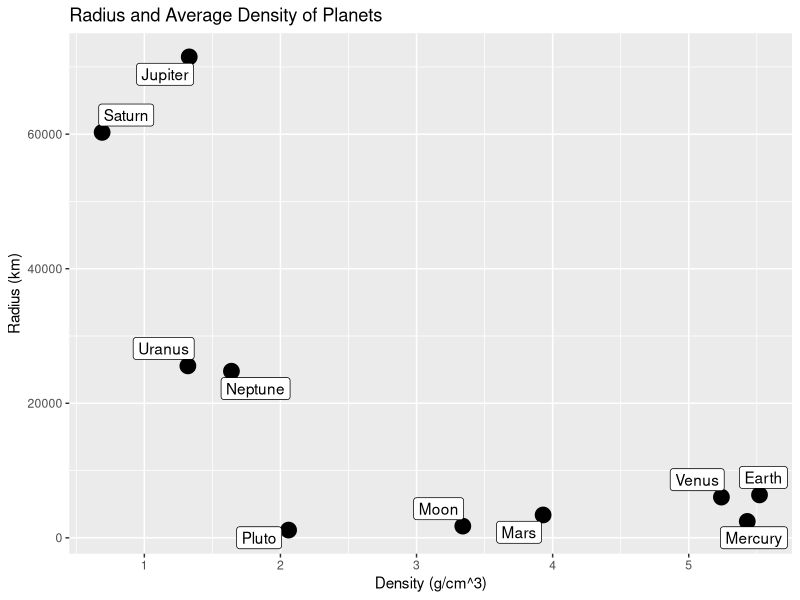
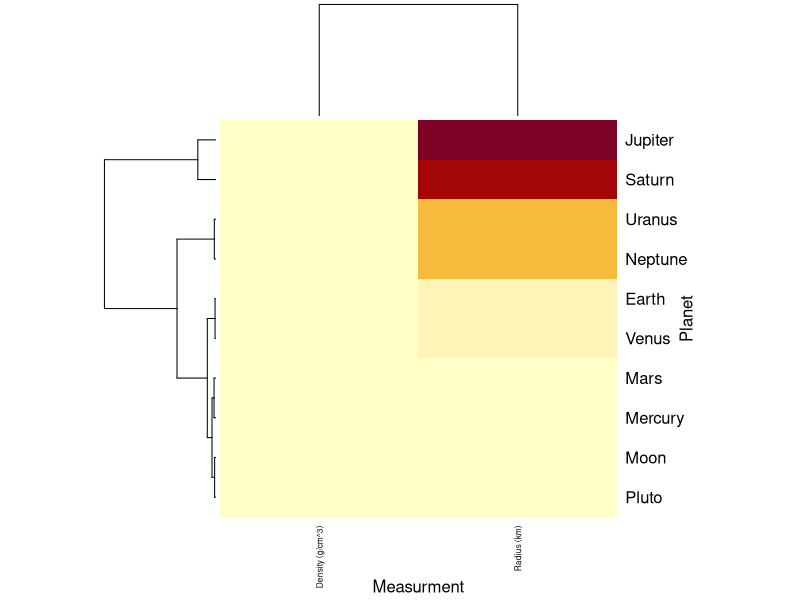
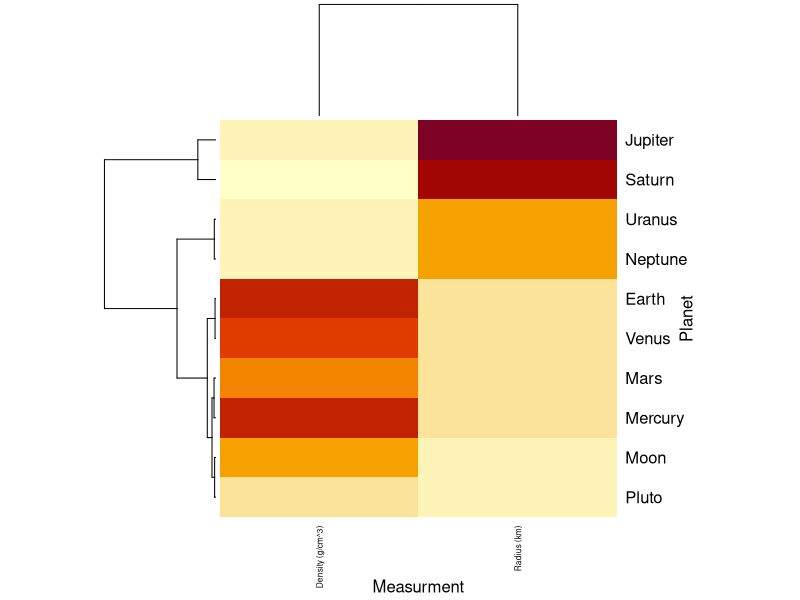
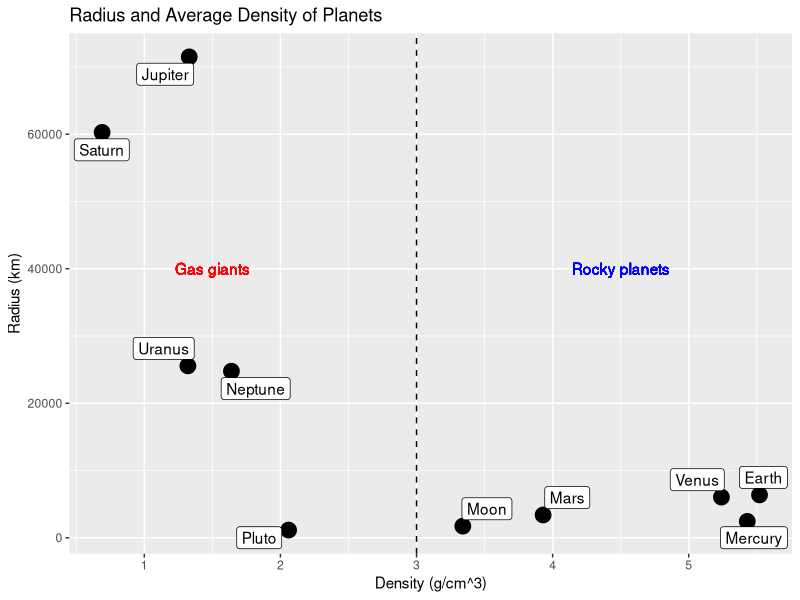
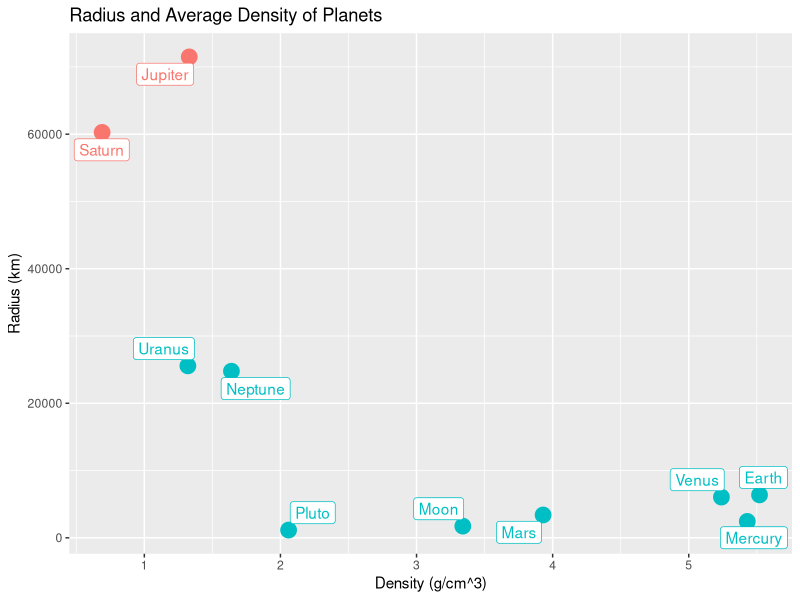
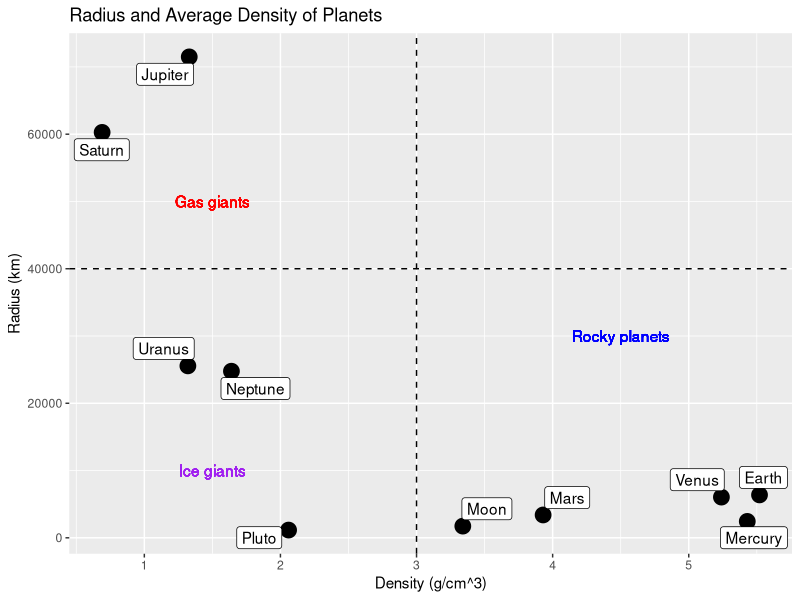
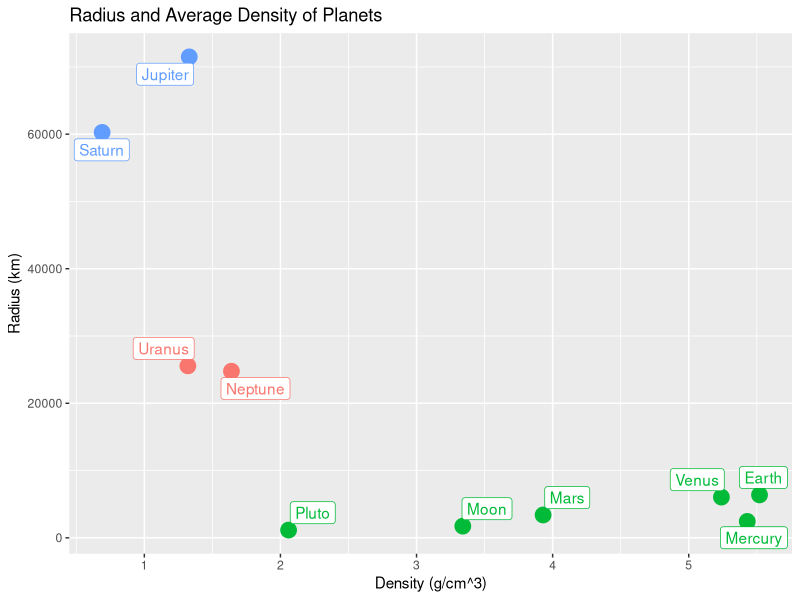
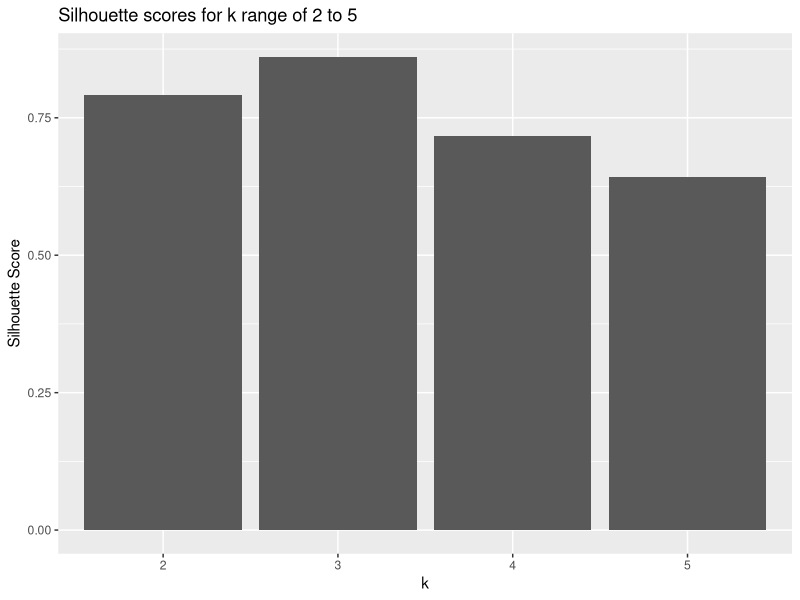

These figures' R source, in order:
## ---- chunk 1
knitr::opts_chunk$set(echo = TRUE)
## ---- chunk 2
# pkg_list = c('ggplot2', 'ggrepel', 'cluster', 'readxl') # define packages to install
# install.packages(pkg_list) # install packages
## ---- chunk 3
library(ggplot2) # a popular plotting library
library(ggrepel) # an extension on ggplot2 for 
library(cluster) # a utility for clustering techniques (e.g. silhouette function)
library(readxl) # a utility for reading excel files
## ---- chunk 4
planet_data = read.csv("planets.csv") # reading in the planet data
planet_data
colnames(planet_data) = c("name", "density","rad") # setting new, simpler column names
planet_plot = ggplot(planet_data, aes(x = density, y = rad, label = name)) +
  geom_point(size = 5) + geom_label_repel(aes(label = name)) + 
  ggtitle("Radius and Average Density of Planets") +
  xlab("Density (g/cm^3)") + ylab("Radius (km)")
planet_plot # visualizing data
## ---- chunk 5
# subset the data frame to only the numeric values
numeric_planet_data = as.matrix(planet_data[,c("density","rad")]) 

# visualize data after hierarchical clustering
heatmap(numeric_planet_data, Colv=F, scale='none',
        labCol = c("Density (g/cm^3)", "Radius (km)"),
        labRow = planet_data[,1],
        xlab = "Measurment", ylab = "Planet", cexCol = .6)
## ---- chunk 6
# standardize columns
heatmap(numeric_planet_data, Colv=F, scale = "col",
        labCol = c("Density (g/cm^3)", "Radius (km)"),
        labRow = planet_data[,1],
        xlab = "Measurment", ylab = "Planet",cexCol = .6)
## ---- chunk 7
a = c(2,8,1,6)
b = c(5,8,4,8)
## ---- chunk 8
vector_diff = a - b
square_diff = vector_diff^2
sum_square_diff = sum(square_diff)
euclid = sqrt(sum_square_diff)
euclid
## ---- chunk 9
euclid = norm(vector_diff, type = "2")
euclid
## ---- chunk 10
correlation_distance = 1 - cor(a,b)
correlation_distance
## ---- chunk 11
planet_plot + 
  geom_vline(xintercept=3, linetype="dashed", color = "black") +
  geom_text(label = "Gas giants", x = 1.5, y = 40000, color = "red") +
  geom_text(label = "Rocky planets", x = 4.5, y = 40000, color = "blue")
## ---- chunk 12
k_2_idents = kmeans(numeric_planet_data, centers = 2) # run k-means with k = 2
idents_2 = as.factor(k_2_idents[["cluster"]]) # convert output to categorical variable
planet_data$idents_2 = idents_2 # add clustering info to planet_data
ggplot(planet_data, aes(x = density, y = rad, label = name, color = idents_2)) +
  geom_point(size = 5) + geom_label_repel(aes(label = name)) + 
  ggtitle("Radius and Average Density of Planets") +
  xlab("Density (g/cm^3)") + ylab("Radius (km)") +
  theme(legend.position = "none")
## ---- chunk 13
planet_plot + 
  geom_vline(xintercept=3, linetype="dashed", color = "black") +
  geom_hline(yintercept = 40000, linetype="dashed", color = "black") +
  geom_text(label = "Gas giants", x = 1.5, y = 50000, color = "red") +
  geom_text(label = "Ice giants", x = 1.5, y = 10000, color = "purple") +
  geom_text(label = "Rocky planets", x = 4.5, y = 30000, color = "blue")
## ---- chunk 14
k_3_idents = kmeans(as.matrix(planet_data[,2:3]), centers = 3, nstart=25)
idents_3 = as.factor(k_3_idents[["cluster"]]) 
# add an additional column to planet_data with the clustering generated by kmeans
planet_data$idents_3 = idents_3 

ggplot(planet_data, aes(x = density, y = rad, label = name, color = idents_3)) +
  geom_point(size = 5) + geom_label_repel(aes(label = name)) + 
  ggtitle("Radius and Average Density of Planets") +
  xlab("Density (g/cm^3)")+
  ylab("Radius (km)") + 
  theme(legend.position = "none")
## ---- chunk 15
# define a function to determine the silhouette score
silhouette_score <- function(k_list, num_data) {
  unlist(lapply(k_list, function(k){
  # run kmeans for a given value of k
  k_means <- kmeans(num_data, centers = k, nstart=25) 
  # generate silhouette values for each cluster
  silhouette_out <- silhouette(k_means$cluster, dist(num_data)) 
  # convert the output of the silhouette function into a matrix
  sil_mat = matrix(silhouette_out,ncol = 3) 
  # subset the matrix to the silhouette scores
  sil_mat = sil_mat[,3] 
  # return the mean of slihouette values (silhouette score)
  return(mean(sil_mat)) 
  }))
}
## ---- chunk 16
k1 = 2; k2 = 5 # define k range of interst as [k1, k2]

# create a data frame with values of k and their associated silhouette scores
silhouette_df = data.frame(clusts = as.factor(k1:k2), 
                           score = silhouette_score(k1:k2, numeric_planet_data))

# visualize how the silhouette score changes with k
ggplot(silhouette_df, aes(x = clusts, y = score)) +
  geom_bar(stat = "identity") +
  ggtitle(sprintf("Silhouette scores for k range of %d to %d", k1, k2)) +
  xlab("k") + ylab("Silhouette Score") + 
  theme(legend.position = "none")
## ---- chunk 17
fram = read_excel("frmgham.xls") # reads data from an excel file
# create a list of columns to subset 
subset_vars = c('HOSPMI','TOTCHOL','SYSBP','DIABP','BMI','HEARTRTE','GLUCOSE','HDLC','LDLC') 
fram_health = fram[,subset_vars] # subset the object to the defined columns
head(fram_health) # display the first several rows of the subset data
## ---- chunk 18
rm_fram = apply(fram_health, MARGIN = 1, function(x){
  na_fram = is.na(x) # find a vector of all NA values in the row
  rm_row = any(na_fram) # find indices of rows containig NA values
  return(!rm_row) # indices of rows without NA values
})
fram_health = fram_health[rm_fram,] # subset to rows without NA values
fram_health = fram_health[1:50,] # subset to the first 50 rows
hospmi_vec = as.vector(fram_health$HOSPMI) # converts the HOSPMI column to a vector
heart_attack = factor(hospmi_vec); # converts HOSPMI into a categorical variable
levels(heart_attack) = c("No","Yes") # labels the categories
fram_health_data = fram_health[,2:ncol(fram_health)] # removes HOSPMI from the data frame
fram_health_data = as.matrix(fram_health_data) # converts the data frame to a matrix
head(fram_health_data) # display the first several rows of the matrix
## ---- chunk 19
heatmap(fram_health_data, Colv=F, scale = "col", labRow = heart_attack, 
        xlab = "Variable", ylab = "Patient", cexCol = .6)
## ---- chunk 20
cols.cor <- cor(fram_health_data, use = "pairwise.complete.obs",
                method = "pearson") # finds the pearson correlation between columns
rows.cor <- cor(t(fram_health_data), use = "pairwise.complete.obs",
                method = "pearson") # finds the pearson correlation between rows
hclust.col <- hclust(as.dist(1-cols.cor)) # hierarchical clustering on columns
hclust.row <- hclust(as.dist(1-rows.cor)) # hierarchical clustering on columns
heatmap(fram_health_data, scale = "col", labRow = heart_attack, 
        xlab = "Variable", ylab = "Patient",
        Colv = as.dendrogram(hclust.col), Rowv = as.dendrogram(hclust.row))
## ---- chunk 21
fram_chol = fram_health[,c('HOSPMI','TOTCHOL','LDLC')]
## ---- chunk 22
k1 = 2; k2 = 10 # define k range as [2, 10]

# calculate silhouette scores for k range of interest
silhouette_df = data.frame(clusts = as.factor(k1:k2), 
                           score = silhouette_score(k1:k2, fram_chol))
ggplot(silhouette_df, aes(x = clusts, y = score)) +
  geom_bar(stat = "identity") +
  ggtitle(sprintf("Silhouette scores for k = %d to %d", k1, k2)) +
  xlab("Cluster") + ylab("Score") + 
  theme(legend.position = "none")
## ---- chunk 23
fram_chol_sub = fram_chol[,c("TOTCHOL","LDLC")] # subset to cholesterol and LDLC
fram_chol_sub = as.matrix(fram_chol_sub) # convert to a numeric matrix
k_2_idents = kmeans(fram_chol_sub, centers = 2) # apply k-means with k = 2
df = data.frame(fram_chol, Clusters = as.factor(k_2_idents$cluster)) # data frame to plot

ggplot(df, aes(x = TOTCHOL, y = LDLC, color = Clusters)) +
  geom_point(size = 2) +
  ggtitle("K-means Clustering of Framingham data (k = 2)") +
  xlab("Total Cholesterol") + ylab("LDLC") +
  theme(legend.position = "none")
## ---- chunk 24
pca_out = prcomp(fram_health_data, scale = TRUE) # run PCA
coeff = pca_out$rotation
head(coeff)
## ---- chunk 25
score =  pca_out$x
head(score)
## ---- chunk 26
variance = pca_out$sdev^2 # calculate variance
prop_variance = 100 * variance/sum(variance) # calculate % variance explained by each PC
pcs = paste0("PC_", 1:length(prop_variance)) # generate a vector of PC names (PC_1, PC_2, ... )

# create a data frame with the principal component names and variance data
pca_var_df = data.frame(PC = pcs, Variance = prop_variance) 
ggplot(pca_var_df, aes(x = PC, y = Variance)) +
  geom_bar(stat = "identity") +
  ggtitle("Variance explained by Principal Component") +
  xlab("PC") + ylab("Variance Explained (%)") + 
  theme(legend.position = "none")
## ---- chunk 27
# create a data frame with the first two PCs and heart attack information
pca_df = data.frame(PC1 = score[,1], PC2 = score[,2], heart_attack = heart_attack) 

# visualize PC1 vs. PC2
ggplot(pca_df, aes(x = PC1, y = PC2, color = heart_attack)) +
  geom_point(size = 3) + labs(color = "Heart attack") +
  ggtitle("PCA of Framingham data")
## ---- chunk 28
sort(abs(coeff[,"PC1"]), decreasing = TRUE)
